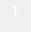
<?xml version="1.0" encoding="UTF-8"?>
<ui version="4.0">
 <class>MsgMarke</class>
 <widget class="QWidget" name="MsgMarke">
  <property name="geometry">
   <rect>
    <x>0</x>
    <y>0</y>
    <width>31</width>
    <height>32</height>
   </rect>
  </property>
  <property name="windowTitle">
   <string>Form</string>
  </property>
  <widget class="QLabel" name="label">
   <property name="geometry">
    <rect>
     <x>0</x>
     <y>0</y>
     <width>31</width>
     <height>31</height>
    </rect>
   </property>
   <property name="text">
    <string/>
   </property>
   <property name="pixmap">
    <pixmap>:/heads/red.png</pixmap>
   </property>
   <property name="scaledContents">
    <bool>true</bool>
   </property>
  </widget>
  <widget class="QLabel" name="label_num">
   <property name="geometry">
    <rect>
     <x>0</x>
     <y>0</y>
     <width>31</width>
     <height>21</height>
    </rect>
   </property>
   <property name="palette">
    <palette>
     <active>
      <colorrole role="WindowText">
       <brush brushstyle="SolidPattern">
        <color alpha="255">
         <red>255</red>
         <green>255</green>
         <blue>255</blue>
        </color>
       </brush>
      </colorrole>
      <colorrole role="Text">
       <brush brushstyle="SolidPattern">
        <color alpha="255">
         <red>255</red>
         <green>255</green>
         <blue>255</blue>
        </color>
       </brush>
      </colorrole>
     </active>
     <inactive>
      <colorrole role="WindowText">
       <brush brushstyle="SolidPattern">
        <color alpha="255">
         <red>255</red>
         <green>255</green>
         <blue>255</blue>
        </color>
       </brush>
      </colorrole>
      <colorrole role="Text">
       <brush brushstyle="SolidPattern">
        <color alpha="255">
         <red>255</red>
         <green>255</green>
         <blue>255</blue>
        </color>
       </brush>
      </colorrole>
     </inactive>
     <disabled>
      <colorrole role="WindowText">
       <brush brushstyle="SolidPattern">
        <color alpha="255">
         <red>120</red>
         <green>120</green>
         <blue>120</blue>
        </color>
       </brush>
      </colorrole>
      <colorrole role="Text">
       <brush brushstyle="SolidPattern">
        <color alpha="255">
         <red>120</red>
         <green>120</green>
         <blue>120</blue>
        </color>
       </brush>
      </colorrole>
     </disabled>
    </palette>
   </property>
   <property name="text">
    <string>1</string>
   </property>
   <property name="alignment">
    <set>Qt::AlignCenter</set>
   </property>
  </widget>
 </widget>
 <resources/>
 <connections/>
</ui>
